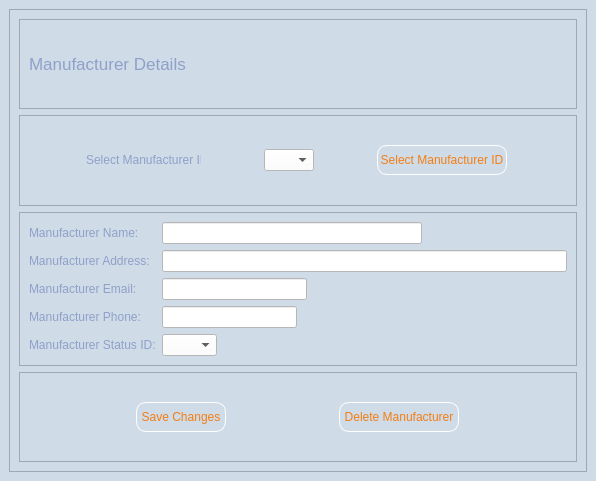
<?xml version="1.0" encoding="UTF-8"?>
<ui version="4.0">
 <class>ManufacturerDetails</class>
 <widget class="QMainWindow" name="ManufacturerDetails">
  <property name="geometry">
   <rect>
    <x>0</x>
    <y>0</y>
    <width>596</width>
    <height>481</height>
   </rect>
  </property>
  <property name="windowTitle">
   <string>ManufacturerDetails</string>
  </property>
  <property name="styleSheet">
   <string notr="true">background-color:#D0DBE8</string>
  </property>
  <widget class="QWidget" name="centralwidget">
   <layout class="QVBoxLayout" name="verticalLayout">
    <item>
     <widget class="QScrollArea" name="scrollArea">
      <property name="styleSheet">
       <string notr="true">QLineEdit{background-color:white;}


QLabel{color: #8FA0C9;}

QComboBox{background-color:white;}

QPushButton{border:1px solid white; border-radius:10px;}

</string>
      </property>
      <property name="widgetResizable">
       <bool>true</bool>
      </property>
      <widget class="QWidget" name="scrollAreaWidgetContents">
       <property name="geometry">
        <rect>
         <x>0</x>
         <y>0</y>
         <width>576</width>
         <height>461</height>
        </rect>
       </property>
       <layout class="QVBoxLayout" name="verticalLayout_2">
        <item>
         <widget class="QFrame" name="frame">
          <property name="frameShape">
           <enum>QFrame::StyledPanel</enum>
          </property>
          <property name="frameShadow">
           <enum>QFrame::Raised</enum>
          </property>
          <layout class="QHBoxLayout" name="horizontalLayout">
           <item>
            <widget class="QLabel" name="label">
             <property name="font">
              <font>
               <pointsize>13</pointsize>
              </font>
             </property>
             <property name="text">
              <string>Manufacturer Details</string>
             </property>
            </widget>
           </item>
           <item>
            <widget class="QLabel" name="label_2">
             <property name="maximumSize">
              <size>
               <width>300</width>
               <height>100</height>
              </size>
             </property>
             <property name="text">
              <string/>
             </property>
             <property name="pixmap">
              <pixmap>../../Downloads/MicrosoftTeams-image.png</pixmap>
             </property>
             <property name="scaledContents">
              <bool>true</bool>
             </property>
            </widget>
           </item>
          </layout>
         </widget>
        </item>
        <item>
         <widget class="QFrame" name="frame_2">
          <property name="styleSheet">
           <string notr="true">QPushButton{color:#F27E14;}

QPushButton::hover{border: solid black; background-color:white;}</string>
          </property>
          <property name="frameShape">
           <enum>QFrame::StyledPanel</enum>
          </property>
          <property name="frameShadow">
           <enum>QFrame::Raised</enum>
          </property>
          <layout class="QHBoxLayout" name="horizontalLayout_2">
           <item>
            <widget class="QLabel" name="label_3">
             <property name="maximumSize">
              <size>
               <width>115</width>
               <height>30</height>
              </size>
             </property>
             <property name="text">
              <string>Select Manufacturer ID:</string>
             </property>
            </widget>
           </item>
           <item>
            <widget class="QComboBox" name="comboBox_ManufacturerD">
             <property name="maximumSize">
              <size>
               <width>50</width>
               <height>16777215</height>
              </size>
             </property>
            </widget>
           </item>
           <item>
            <widget class="QPushButton" name="pushButton_3">
             <property name="minimumSize">
              <size>
               <width>0</width>
               <height>30</height>
              </size>
             </property>
             <property name="maximumSize">
              <size>
               <width>130</width>
               <height>16777215</height>
              </size>
             </property>
             <property name="text">
              <string>Select Manufacturer ID</string>
             </property>
            </widget>
           </item>
          </layout>
         </widget>
        </item>
        <item>
         <widget class="QFrame" name="frame_3">
          <property name="styleSheet">
           <string notr="true">QLineEdit{background-color:white;}

QPushButton{background-color:white;border: 2px solid black; border-radius:10px;}

QLabel{color: #8FA0C9;}

QComboBox{background-color:white;}</string>
          </property>
          <property name="frameShape">
           <enum>QFrame::StyledPanel</enum>
          </property>
          <property name="frameShadow">
           <enum>QFrame::Raised</enum>
          </property>
          <layout class="QFormLayout" name="formLayout">
           <item row="0" column="0">
            <widget class="QLabel" name="label_4">
             <property name="text">
              <string>Manufacturer Name:</string>
             </property>
            </widget>
           </item>
           <item row="0" column="1">
            <widget class="QLineEdit" name="lineEdit_ManufacurerName">
             <property name="maximumSize">
              <size>
               <width>260</width>
               <height>16777215</height>
              </size>
             </property>
             <property name="text">
              <string/>
             </property>
             <property name="maxLength">
              <number>55</number>
             </property>
            </widget>
           </item>
           <item row="1" column="0">
            <widget class="QLabel" name="label_8">
             <property name="text">
              <string>Manufacturer Address:</string>
             </property>
            </widget>
           </item>
           <item row="2" column="0">
            <widget class="QLabel" name="label_5">
             <property name="text">
              <string>Manufacturer Email:</string>
             </property>
            </widget>
           </item>
           <item row="3" column="0">
            <widget class="QLabel" name="label_6">
             <property name="text">
              <string>Manufacturer Phone:</string>
             </property>
            </widget>
           </item>
           <item row="3" column="1">
            <widget class="QLineEdit" name="lineEdit_ManufacturerPhone">
             <property name="maximumSize">
              <size>
               <width>135</width>
               <height>16777215</height>
              </size>
             </property>
             <property name="text">
              <string/>
             </property>
             <property name="maxLength">
              <number>15</number>
             </property>
            </widget>
           </item>
           <item row="4" column="0">
            <widget class="QLabel" name="label_7">
             <property name="text">
              <string>Manufacturer Status ID:</string>
             </property>
            </widget>
           </item>
           <item row="4" column="1">
            <widget class="QComboBox" name="comboBox_ManufacturerStatusID">
             <property name="maximumSize">
              <size>
               <width>55</width>
               <height>16777215</height>
              </size>
             </property>
            </widget>
           </item>
           <item row="1" column="1">
            <widget class="QLineEdit" name="lineEdit_ManufacturerAddress">
             <property name="maximumSize">
              <size>
               <width>410</width>
               <height>16777215</height>
              </size>
             </property>
             <property name="text">
              <string/>
             </property>
             <property name="maxLength">
              <number>200</number>
             </property>
            </widget>
           </item>
           <item row="2" column="1">
            <widget class="QLineEdit" name="lineEdit_ManufacturerEmail">
             <property name="maximumSize">
              <size>
               <width>145</width>
               <height>16777215</height>
              </size>
             </property>
             <property name="text">
              <string/>
             </property>
             <property name="maxLength">
              <number>200</number>
             </property>
            </widget>
           </item>
          </layout>
         </widget>
        </item>
        <item>
         <widget class="QFrame" name="frame_4">
          <property name="styleSheet">
           <string notr="true">QPushButton{color:#F27E14;}

QPushButton::hover{border: solid black; background-color:white;}</string>
          </property>
          <property name="frameShape">
           <enum>QFrame::StyledPanel</enum>
          </property>
          <property name="frameShadow">
           <enum>QFrame::Raised</enum>
          </property>
          <layout class="QHBoxLayout" name="horizontalLayout_3">
           <item>
            <widget class="QPushButton" name="pushButton">
             <property name="minimumSize">
              <size>
               <width>0</width>
               <height>30</height>
              </size>
             </property>
             <property name="maximumSize">
              <size>
               <width>90</width>
               <height>16777215</height>
              </size>
             </property>
             <property name="text">
              <string>Save Changes</string>
             </property>
            </widget>
           </item>
           <item>
            <widget class="QPushButton" name="pushButton_2">
             <property name="minimumSize">
              <size>
               <width>0</width>
               <height>30</height>
              </size>
             </property>
             <property name="maximumSize">
              <size>
               <width>120</width>
               <height>16777215</height>
              </size>
             </property>
             <property name="text">
              <string>Delete Manufacturer</string>
             </property>
            </widget>
           </item>
          </layout>
         </widget>
        </item>
       </layout>
      </widget>
     </widget>
    </item>
   </layout>
  </widget>
 </widget>
 <resources/>
 <connections/>
</ui>
